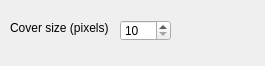
<?xml version="1.0" encoding="UTF-8"?>
<ui version="4.0">
 <class>CoverGridSettings</class>
 <widget class="QWidget" name="coverGridSettings">
  <property name="geometry">
   <rect>
    <x>0</x>
    <y>0</y>
    <width>265</width>
    <height>66</height>
   </rect>
  </property>
  <widget class="QLabel" name="label_3">
   <property name="geometry">
    <rect>
     <x>10</x>
     <y>20</y>
     <width>101</width>
     <height>16</height>
    </rect>
   </property>
   <property name="text">
    <string>Cover size (pixels)</string>
   </property>
  </widget>
  <widget class="QSpinBox" name="coversizeSpin">
   <property name="geometry">
    <rect>
     <x>120</x>
     <y>20</y>
     <width>51</width>
     <height>21</height>
    </rect>
   </property>
   <property name="minimum">
    <number>10</number>
   </property>
   <property name="maximum">
    <number>500</number>
   </property>
  </widget>
 </widget>
 <resources/>
 <connections/>
</ui>
